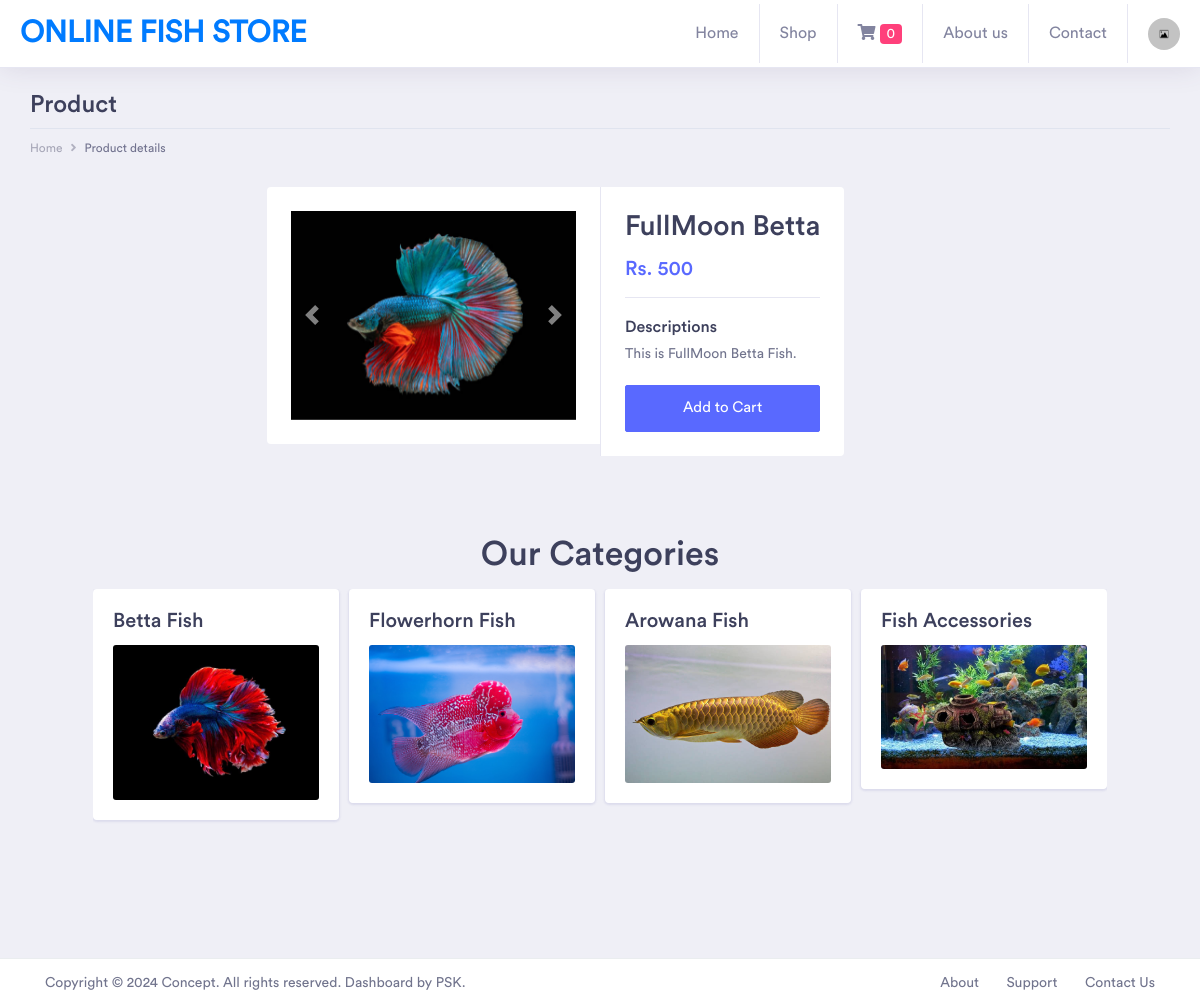
Screenshot of /onlinefishstore/single_product.php?product_id=1 with the database file from the repository.
### tables this page shows
CREATE TABLE `fish_shop_product` (
  `product_id` int(11) NOT NULL,
  `product_name` varchar(100) NOT NULL,
  `product_category` int(11) NOT NULL,
  `product_price` varchar(100) NOT NULL,
  `product_description` varchar(300) NOT NULL,
  `product_image` varchar(300) NOT NULL
);

CREATE TABLE `fish_shop_category` (
  `category_id` int(11) NOT NULL,
  `category_name` varchar(100) NOT NULL,
  `category_image` varchar(200) NOT NULL
);

### onlinefishstore/single_product.php (the view, shortened to what this page needs)
<?php
if (!empty($_SESSION['cart'])) {
    $printCount = count($_SESSION['cart']);
}
else {
    $printCount = 0;
}
?>
<!doctype html>
<html lang="en">
<head>
    <link rel="stylesheet" href="css/bootstrap.min.css">
    <link href="fonts/circular-std/style.css" rel="stylesheet">
    <link rel="stylesheet" href="css/style.css">
    <link rel="stylesheet" href="css/userpage.css">
    <link rel="stylesheet" href="fonts/fontawesome/css/fontawesome-all.css">
    <link rel="stylesheet" type="text/css" href="css/owl.carousel.min.css">
    <link rel="stylesheet" type="text/css" href="css/owl.theme.default.min.css">
</head>
<body>
    <div class="dashboard-main-wrapper">
         <div class="dashboard-header">
            <nav class="navbar navbar-expand-lg bg-white fixed-top">
                <a class="navbar-brand" href="index.php">ONLINE FISH STORE</a>
                <div class="collapse navbar-collapse " id="navbarSupportedContent">
                    <ul class="navbar-nav ml-auto navbar-right-top">
                        <li class="nav-item">
                            <a class="nav-link" href="index.php">Home</a>
                        </li>
                        <li class="nav-item dropdown">
                            <a class="nav-link active" href="#" id="navbarDropdownMenuLink1" data-toggle="dropdown" aria-haspopup="true" aria-expanded="false">Shop</a>
                        </li>
                        <li class="nav-item">
                            <a class="nav-link" href="cart.php"><i class="fas fa-shopping-cart"></i> <span class="badge badge-pill badge-secondary"><?php echo $printCount;?></span></a>
                        </li>
                        <li class="nav-item">
                            <a class="nav-link" href="about.php">About us</a>
                        </li>
                        <li class="nav-item">
                            <a class="nav-link" href="contact.php">Contact</a>
                        </li>
                        <li class="nav-item dropdown nav-user">
                            <a class="nav-link nav-user-img" href="#" id="navbarDropdownMenuLink2" data-toggle="dropdown" aria-haspopup="true" aria-expanded="false"><img src="uploads/default-image.jpg" alt="" class="user-avatar-md rounded-circle"></a>
                        </li>
                    </ul>
                </div>
            </nav>
        </div>
            <div class="container-fluid dashboard-content">
                <div class="row">
                    <div class="col-xl-12 col-lg-12 col-md-12 col-sm-12 col-12">
                        <div class="page-header">
                            <h2 class="pageheader-title">Product</h2>
                            <div class="page-breadcrumb">
                                <nav aria-label="breadcrumb">
                                    <ol class="breadcrumb">
                                        <li class="breadcrumb-item"><a href="index.php" class="breadcrumb-link">Home</a></li>
                                        <li class="breadcrumb-item active" aria-current="page">Product details</li>
                                    </ol>
                                </nav>
                            </div>
                        </div>
                    </div>
                </div>
                <div class="row mx-5">
                    <?php
                    require_once('config.php');
                    $product_id = $_GET['product_id'];
                    $select = "SELECT * FROM fish_shop_product where product_id = $product_id";
                    $query = mysqli_query($conn, $select);
                    $res = mysqli_fetch_assoc($query);
                    ?>
                    <div class="offset-xl-2 col-xl-8 col-lg-12 col-md-12 col-sm-12 col-12">
                        <div class="row">
                            <div class="col-xl-6 col-lg-6 col-md-6 col-sm-12 col-12 pr-xl-0 pr-lg-0 pr-md-0 m-b-30">
                                <div class="product-slider p-4">
                                    <div id="carouselExampleIndicators" class="product-carousel carousel slide" data-ride="carousel">
                                        <?php
                                        $file_array = explode(', ', $res['product_image']);
                                        ?>
                                        <div class="carousel-inner">
                                            <?php
                                            for ($i = 0; $i < count($file_array); $i++) {
                                            ?>
                                            <div class="carousel-item <?php if($i == 0) {echo 'active';} ?>">
                                                <img class="d-block w-100" src="uploads/<?php echo $file_array[$i];?>" alt="slide<?php echo $i;?>">
                                            </div>
                                            <?php } ?>
                                        </div>
                                        <a class="carousel-control-prev" href="#carouselExampleIndicators" role="button" data-slide="prev">
                                            <span class="carousel-control-prev-icon" aria-hidden="true"></span>
                                        </a>
                                        <a class="carousel-control-next" href="#carouselExampleIndicators" role="button" data-slide="next">
                                            <span class="carousel-control-next-icon" aria-hidden="true"></span>
                                        </a>
                                    </div>
                                </div>
                            </div>
                            <div class="col-xl-6 col-lg-6 col-md-6 col-sm-12 col-12 pl-xl-0 pl-lg-0 pl-md-0 border-left m-b-30 d-flex">
                                <div class="product-details p-4">
                                    <div class="border-bottom pb-3 mb-3">
                                        <h2 class="mb-3"><?php echo $res['product_name'];?></h2>
                                        <h3 class="mb-0 text-primary">Rs. <?php echo $res['product_price'];?></h3>
                                    </div>
                                    <div class="product-description">
                                        <h4 class="mb-1">Descriptions</h4>
                                        <p><?php echo $res['product_description'];?></p>
                                        <button onclick="add_cart(<?php echo $res['product_id'];?>)" class="btn btn-primary btn-block btn-lg">Add to Cart</button>
                                    </div>
                                </div>
                            </div>
                        </div>
                    </div>
                </div>
                <div class="row m-5">
                    <div class="col-xl-12 col-lg-12 col-md-12 col-sm-12 col-12 text-center">
                        <h1>Our Categories</h1>
                    </div>
                    <div class="col-xl-12 col-lg-12 col-md-12 col-sm-12 col-12">
                        <div class="owl-carousel owl-theme">
                            <?php
                            require_once('config.php');
                            $select = "SELECT * FROM fish_shop_category";
                            $query = mysqli_query($conn, $select);
                            while ($res = mysqli_fetch_assoc($query)) {
                            ?>
                            <div class="item">
                                <div class="card h-100">
                                    <div class="card-body">
                                        <h3 class="card-title"><?php echo $res['category_name'];?></h3>
                                        <a href="shop.php?category=<?php echo $res['category_id'];?>"><img class="card-img" src="uploads/<?php echo $res['category_image'];?>"></a>
                                    </div>
                                </div>
                            </div>
                            <?php
                            }
                            ?>
                        </div>
                    </div>
                </div>
            </div>
            <div class="footer">
                <div class="container-fluid">
                    <div class="row">
                        <div class="col-xl-6 col-lg-6 col-md-12 col-sm-12 col-12">
                            Copyright © 2024 Concept. All rights reserved. Dashboard by <a href="https://PSK.com/wp/">PSK</a>.
                        </div>
                        <div class="col-xl-6 col-lg-6 col-md-12 col-sm-12 col-12">
                            <div class="text-md-right footer-links d-none d-sm-block">
                                <a href="./about.php">About</a>
                                <a href="javascript: void(0);">Support</a>
                                <a href="./contact.php">Contact Us</a>
                            </div>
                        </div>
                    </div>
                </div>
            </div>
    </div>
</body>
</html>

### rows the page displays
fish_shop_product: product_image (picture), product_name "FullMoon Betta", product_price "500", product_description "This is FullMoon Betta Fish."
fish_shop_category: category_name "Betta Fish", category_image (picture)
fish_shop_category: category_name "Flowerhorn Fish", category_image (picture)
fish_shop_category: category_name "Arowana Fish", category_image (picture)
fish_shop_category: category_name "Fish Accessories", category_image (picture)

### other values shown
$printCount "0"
